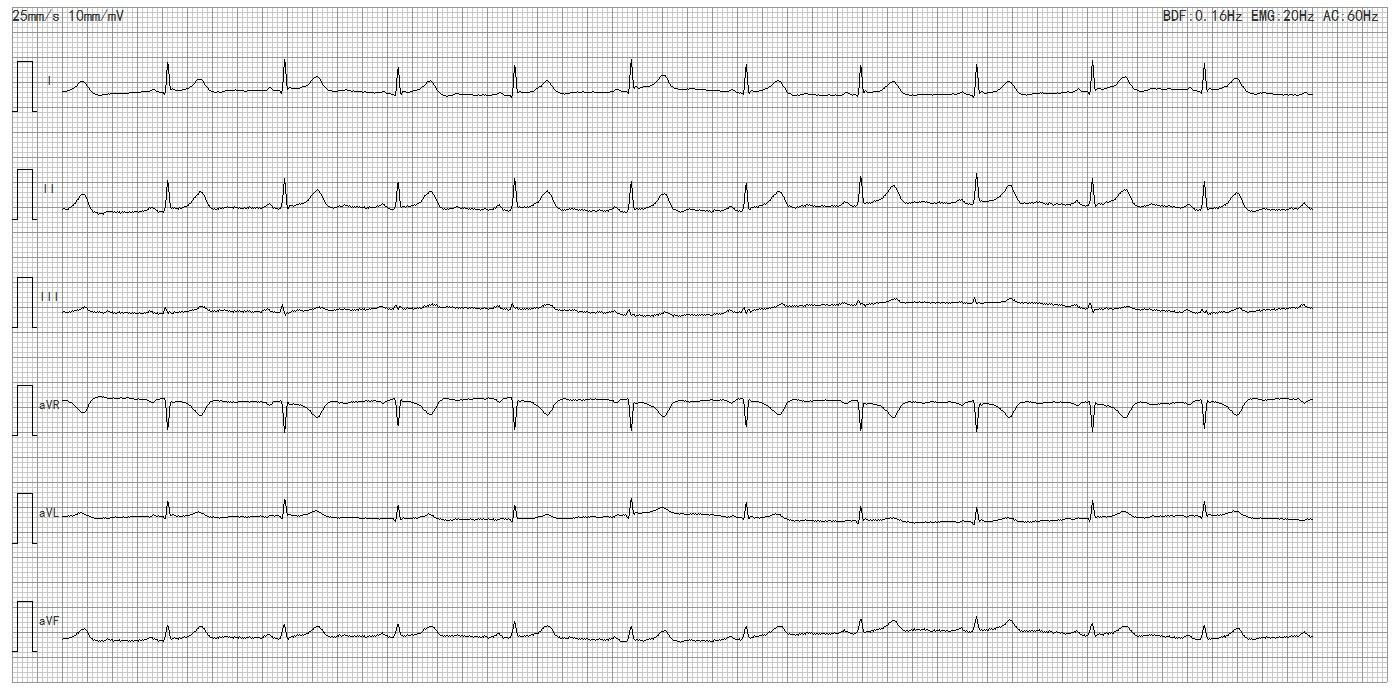
#> input picture 7.jpg, 1400 x 690 px, given as the content of the folder D:/edoctordate/Project/all/1/, which was not available
$ python PreProcess.py
#> lines starting #> are read from the running program, lines starting #| are printed output that depends on the picture; after the words box and inside, x2 and y2 are one past the last pixel; in counts of white or black regions, pixels touching at a corner belong together; pictures that were not available may be replaced by others from this repository, and a replacement may not be noted
import os
import sys
import math
import time
import argparse
import random
import cv2 as cv
import numpy as np
from PIL import Image
import matplotlib.pyplot as plt
PATH = 'D:/edoctordate/Project/all/1/'
saveimgpath='D:/edoctordate/Project/train/1/'

f_list = os.listdir(PATH)
for image in f_list:
    if os.path.splitext(image)[1] == '.jpg':
        img = Image.open(PATH+image).convert("L")
        img = np.array(img)

        # 二值化心电图，去掉表格
        for i in range(img.shape[0]):
            for j in range(img.shape[1]):
                    if img[i][j]> 100:
                        img[i][j]=255
                    else :
                        img[i][j]=0
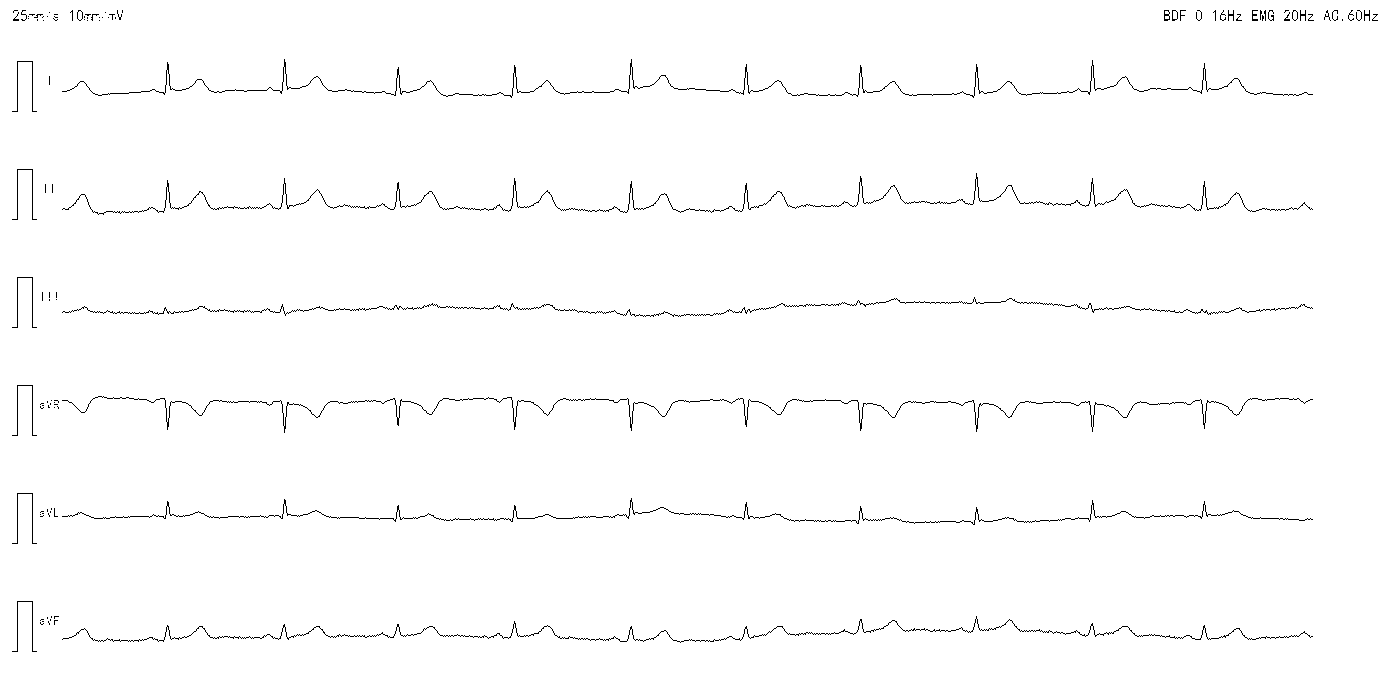
#> img: shape (690, 1400); 98.8% white; black in thin lines or dots
        '''
        找出每张心电图的心跳间隔
        心电图的尺寸为1400*690
        故img[0~690][0~1400]


        观察心电图，我认为想要找出心跳的频率，需要从波峰入手
        波峰的一般特征：在较短的宽度内，高度发生较大变化
        可以通过判定至少有3条（暂定）在8个像素（暂定）的宽度范围内，竖直方向的连续像素数大于6（暂定）
        '''

        Number=0        #第几次心跳最高峰
        Numcount=0      #竖直条数计数器
        NumWidth=9      #水平宽度计数器
        temp=[[0]*4 for i in range(20)]       #暂存竖线的位置信息，当找到了3条竖线时，取平均大约可以求得心电图某次心跳的最高峰位置
        i=60            #心电图大约在此处开始绘制
        j=0
        signal=0        #因为有多层循环，为跳出中间层循环二创造的变量
        while i< img.shape[1]:
            while j< 150:
                #提高效率 and 避免循环在边缘处发生错误
                if img[j][i]==0:
                    # 在规定宽度范围（8个像素）内
                    # for width in range(i,i+NumWidth):
                    width=i
                    while width< i+NumWidth:
                        for jj in range(j-10,j+30):
                            if img[jj][width]==0 and img[jj+1][width]==0 and img[jj+2][width]==0 and img[jj+3][width]==0 and img[jj+4][width]==0 and img[jj+5][width]==0:
                                # 发现心电图的右上角的EMG字样会干扰判断
                                # 加限制:须i>30
                                if j>30:
                                    temp[Number][Numcount]=width
                                    Numcount =Numcount+1

                                if Numcount==3:
                                    Numcount=0
                                    temp[Number][0]=(temp[Number][0]+temp[Number][1]+temp[Number][2])//3
                                    temp[Number][3]=jj
                                    Number=Number+1
                                    # 纵坐标

                                    # 找到了三个竖向直线，
                                    # 心电图波峰确定，为跳出while width<i+NumWidth循环，signal置1
                                    signal=1
                                    # 如果找到了三个连续的竖向直线，意味着这附近有一个心跳的波峰
                                    # 想要寻找下一个波峰，而不受此波峰的竖向直线干扰，须加7（暂定值）
                                    i=i+NumWidth
                                    break
                                #如果遍历了横向7宽度的像素，能执行到这一步，说明宽度范围内没有心跳峰值
                                if width==i+NumWidth-1:
                                    Numcount=0

                                break
                        if signal==1:
                            signal=0
                            break
                        if width==i+NumWidth-1:
                            Numcount=0
                        width=width+1
                j=j+1
            j=0
            i=i+1
#> after the loop, Number = 10; Numcount = 0; i = 1400; signal = 0; width = 1386

        '''
        一下代码为横向扫描
        效率高
        但因为横向扫描，会出现重复扫描波峰的情况，未出现

        while i< 150:
            while j< img.shape[1]:
                #提高效率 and 避免循环在边缘处发生错误
                if img[i][j]==0:
                    # 在规定宽度范围（8个像素）内
                    # for width in range(i,i+NumWidth):
                    width=j
                    while width< j+NumWidth:
                        for ii in range(i-10,i+30):
                            if img[ii][width]==0 and img[ii+1][width]==0 and img[ii+2][width]==0 and img[ii+3][width]==0 and img[ii+4][width]==0 and img[ii+5][width]==0:
                                # 发现心电图的右上角的EMG字样会干扰判断
                                # 加限制:须i>30
                                if i>30:
                                    temp[Number][Numcount]=width
                                    Numcount =Numcount+1

                                if Numcount==3:
                                    Numcount=0
                                    temp[Number][0]=(temp[Number][0]+temp[Number][1]+temp[Number][2])//3
                                    Number=Number+1
                                    # 找到了三个竖向直线，
                                    # 心电图波峰确定，为跳出while width<i+NumWidth循环，signal置1
                                    signal=1
                                    # 如果找到了三个连续的竖向直线，意味着这附近有一个心跳的波峰
                                    # 想要寻找下一个波峰，而不受此波峰的竖向直线干扰，须加7（暂定值）
                                    j=j+7
                                    break
                                #在if img[ii][width]==0 ……判断内执行进入下面这步判断，说明相对于初始位置的第七个像素有竖向直线
                                # 但是数量不够三个，故也需要舍弃，即置Numcount=0
                                #在如果遍历了横向7宽度的像素，能执行到这一步，说明宽度范围内没有心跳峰值
                                if width==j+NumWidth-1:
                                    Numcount=0

                                break
                        if signal==1:
                            signal=0
                            break

                        #如果遍历了横向7宽度的像素，能执行到这一步，说明宽度范围内没有心跳峰值
                        if width==j+NumWidth-1:
                            Numcount=0
                        width=width+1
                # 这边j+1操作可能发生在j+7后
                # 我不知道会不会有问题
                j=j+1
            j=0
            i=i+1

        '''

        # temp[][1]和temp[][2]存储的是临时数据
        # 当执行到该步时，temp[][0]时找出的心跳波峰
        # for i in range(Number):
        #     print(temp[i][0])

        for i in range (Number):
            box = (temp[i][0]-64,temp[i][3]-64,temp[i][0]+64,temp[i][3]+64)
            # #这里的参数可以这么认为：从某图的(x,y)坐标开始截，截到(width+x,height+y)坐标
            # #所包围的图像，crop方法与php中的imagecopy方法大为不一样
            # newIm = img.crop(box)
            # newIm=np.zeros((temp[i+1][0]-temp[i][0],120),dtype=np.uint8)
            # newIm=img[temp[i][3]-60:temp[i][3]+60][temp[i][0]:temp[i+1][0]]
            newIm=Image.fromarray(img,mode='L')
            newIm = newIm.crop(box)
            '''
            for ii in range(3):
                for iii in range(3):
                    # 确定X坐标
                    # 裁切上一步生成的128*128的图像为96*96
                    # 然后扩展至128*128
                    # 进一步扩展数据集
                    if ii==0:
                        coorx=0
                    elif ii==1 :
                        coorx=16
                    else :
                        coorx=32
                    #
                    if iii==0:
                        coory=0
                    elif iii==1 :
                        coory=16
                    else :
                        coory=32
                    smallbox=(coorx,coory,coorx+96,coory+96)
                    smallnewIm=newIm.crop(smallbox)
                    smallnewIm.resize((128,128))
                    smallnewIm.save(saveimgpath+image[0:-4]+'~'+str(i)+'_'+str(ii)+'_'+str(iii)+'.jpg')
            '''
            # newIm.show()
            newIm.save(saveimgpath+image[0:-4]+'(track0)'+str(i)+'.jpg')
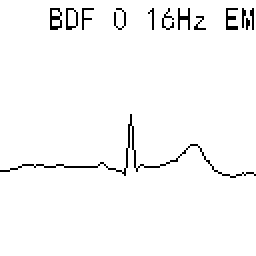
#> newIm: PIL image 128x128 L (shown 2 times larger); 97.3% white; black in thin lines or dots, all inside (x1, y1, x2, y2) = (0, 4, 128, 89)

        # 从上次找到的心跳波峰+50像素处开始找下一道心跳
        # 理论上讲，只要发现黑色像素点，就一定是一下道心跳位置
        # 依旧存入temp[][3]
        for track in range(1,6):
            for first in range(Number):
                for ii in range(temp[first][3]+50,img.shape[0]):
                    if img[ii][temp[first][0]]==0:
                        temp[first][3] = ii
                        # print(ii)
                        break

            for i in range (Number):
                box = (temp[i][0]-64,temp[i][3]-64,temp[i][0]+64,temp[i][3]+64)
                # #这里的参数可以这么认为：从某图的(x,y)坐标开始截，截到(width+x,height+y)坐标
                # #所包围的图像，crop方法与php中的imagecopy方法大为不一样
                # newIm = img.crop(box)
                # newIm=np.zeros((temp[i+1][0]-temp[i][0],120),dtype=np.uint8)
                # newIm=img[temp[i][3]-60:temp[i][3]+60][temp[i][0]:temp[i+1][0]]
                newIm=Image.fromarray(img,mode='L')
                newIm = newIm.crop(box)
                '''
                for ii in range(3):
                    for iii in range(3):
                        # 确定X坐标
                        # 裁切上一步生成的128*128的图像为96*96
                        # 然后扩展至128*128
                        # 进一步扩展数据集
                        if ii==0:
                            coorx=0
                        elif ii==1 :
                            coorx=16
                        else :
                            coorx=32
                        #
                        if iii==0:
                            coory=0
                        elif iii==1 :
                            coory=16
                        else :
                            coory=32
                        smallbox=(coorx,coory,coorx+96,coory+96)
                        smallnewIm=newIm.crop(smallbox)
                        smallnewIm.resize((128,128))
                        smallnewIm.save(saveimgpath+image[0:-4]+'~'+str(i)+'_'+str(ii)+'_'+str(iii)+'.jpg')
                '''
                # newIm.show()
                newIm.save(saveimgpath+image[0:-4]+'(track'+str(track)+')'+str(i)+'.jpg')
#> this loop made 5 passes
#> pass 1, `newIm.save(saveimgpath+image[0:-4]+'(track'+str(track)+')'+str(i)+'.jp..`:
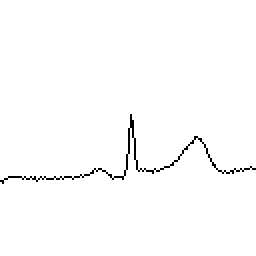
#> saved as 7(track1)0.jpg: PIL image 128x128 L (shown 2 times larger); 98.8% white; black in thin lines or dots, all inside (x1, y1, x2, y2) = (0, 57, 128, 92)
#> pass 1, `newIm.save(saveimgpath+image[0:-4]+'(track'+str(track)+')'+str(i)+'.jp..`:
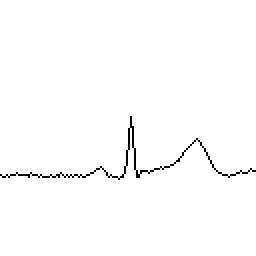
#> saved as 7(track1)1.jpg: PIL image 128x128 L (shown 2 times larger); 98.8% white; black in thin lines or dots, all inside (x1, y1, x2, y2) = (0, 58, 128, 90)
#> pass 1, `newIm.save(saveimgpath+image[0:-4]+'(track'+str(track)+')'+str(i)+'.jp..`:
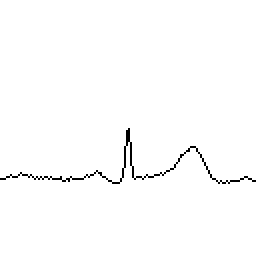
#> saved as 7(track1)2.jpg: PIL image 128x128 L (shown 2 times larger); 98.9% white; black in thin lines or dots, all inside (x1, y1, x2, y2) = (0, 64, 128, 92)
#> pass 1, `newIm.save(saveimgpath+image[0:-4]+'(track'+str(track)+')'+str(i)+'.jp..`:
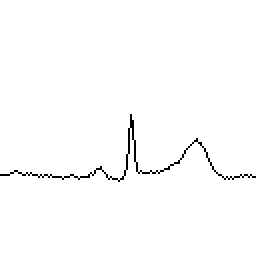
#> saved as 7(track1)3.jpg: PIL image 128x128 L (shown 2 times larger); 98.8% white; black in thin lines or dots, all inside (x1, y1, x2, y2) = (0, 57, 128, 91)
#> after the loop:
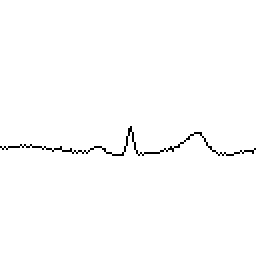
#> newIm: PIL image 128x128 L (shown 2 times larger); 99% white; black in thin lines or dots, all inside (x1, y1, x2, y2) = (0, 63, 128, 78)
#> after the loop, temp = 20 items, first 6: [166, 166, 169, 627], [283, 283, 286, 625], [398, 399, 400, 624], [513, 513, 516, 624], [630, 630, 632, 627], [745, 745, 747, 627]
